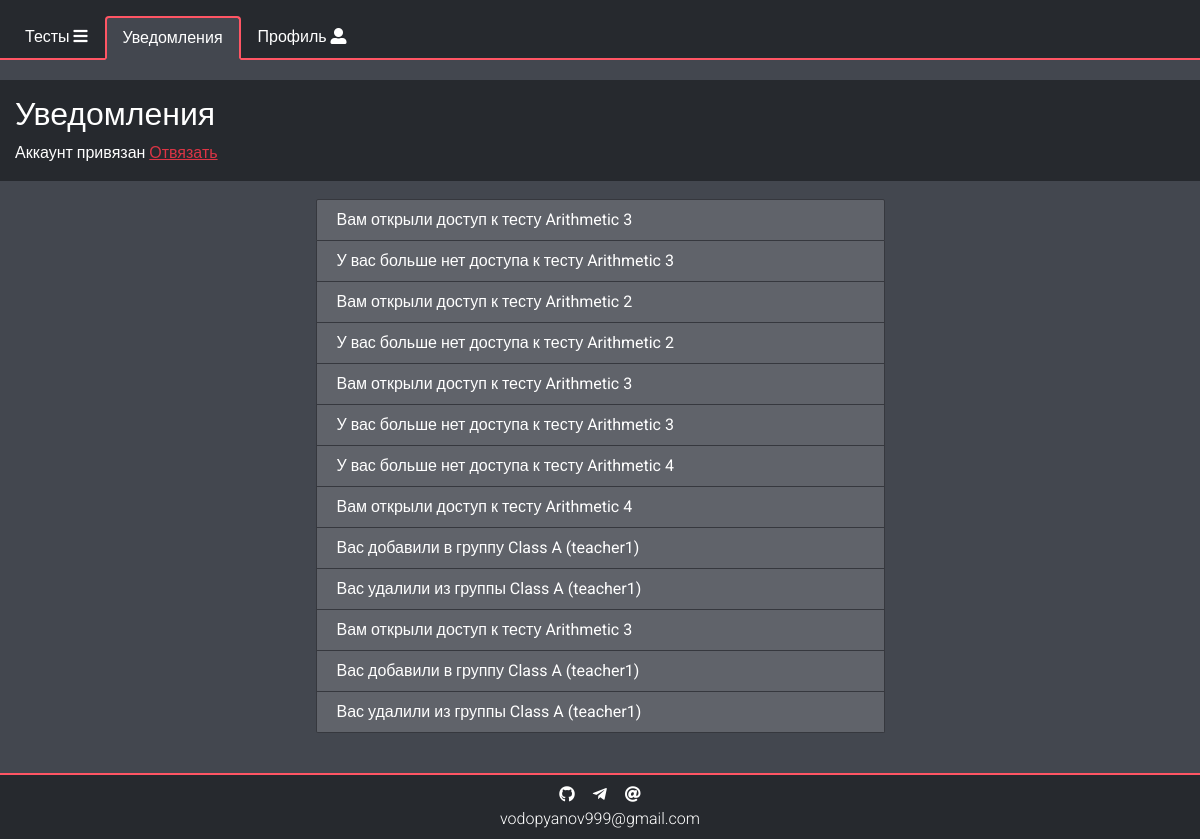
Page /notifications (signed in) on the committed database.
### data/notifications.py (models this page shows, shortened)
class Notification(SqlAlchemyBase):
    __tablename__ = 'notifications'
    id = sqlalchemy.Column(sqlalchemy.Integer,
                           primary_key=True, autoincrement=True)
    text = sqlalchemy.Column(sqlalchemy.String, nullable=True)
    link = sqlalchemy.Column(sqlalchemy.String, nullable=True)
    user_id = sqlalchemy.Column(sqlalchemy.Integer, sqlalchemy.ForeignKey('users.id'))
    date = sqlalchemy.Column(sqlalchemy.DateTime, default=datetime.datetime.now())
    user = orm.relation("User")

### main.py (the view)
@app.route('/notifications')
@login_required
def show_notifs():
    db = db_session.create_session()
    notifications = db.query(Notification).filter(Notification.user == current_user).order_by(Notification.id.desc()).all()
    return render_template("notifications.html",
                           title="Уведомления",
                           notifications=notifications,
                           other="/notifications",
                           other_title="Уведомления")

### data/db_session.py (called while the page is built)
def create_session() -> Session:
    global __factory
    return __factory()

### main.py (called while the page is built)
@login_manager.user_loader
def load_user(user_id):
    session = db_session.create_session()
    session.expire_on_commit = False
    return session.query(User).get(user_id)

### templates/notifications.html (shortened to what this page needs)
{% extends "base.html" %}
{% block content %}
<div class="row">
    <div class="header col-12 pb-0">
        <h2>{{title}}</h2>
         <div class="font-light mt-1 mb-3">
            {% if not current_user.chat_id %}
             <hr>
            <h3 class="mb-3" style="color: #ff3030;">Подключите ваш аккаунт телеграм для получения уведомлений.</h3>
            <p class="mb-2">
                Отправьте <a class="link" href="tg://resolve?domain=tests_notifications_bot">боту</a> (tests_notifications_bot)
                свой персональный код <b>{{current_user.secret_code}}</b> и <a class="link" href="/check">нажмите</a> для привязки
            </p>
            {% else %}
            <p class="font-light">Аккаунт привязан <a class="link-danger" href="/disconnect">Отвязать</a></p>
            {% endif %}
        </div>
    </div>
    {% if notifications %}
    <div class="col-12 row mx-auto">
        <div class="col-12 col-md-10 col-lg-8 col-xl-6 p-2 mx-auto">
            <ul class="list list-group pb-3">
                {% for notif in notifications %}
                <li class="list-group-item notification py-2 d-flex justify-content-between align-items-center">
                    <b>
                        {% if notif.link %}
                        <a href="{{notif.link}}">
                            {{notif.text}}
                        </a>
                        {% else %}
                        {{notif.text}}
                        {% endif %}
                    </b>
                </li>
                {% endfor %}
            </ul>
        </div>
        {% else %}
        <div class="header header-alert col-12">
            <h4>Уведомлений нет</h4>
        </div>
    </div>
    {% endif %}
</div>
{% endblock %}

### static/css/variables.css (style rules this page uses)
:root { --a: #26292e; --b: #ff5564; --c: #36383e; --d: #60636a; --e: #51535c; --f: #82848a; --g: #43474f; --background: var(--g); --font-dark: #000; --font-light: #fff; --link-font: #44a4ff; --test-border: var(--a); --test-font: #fff; --test-description-font: #d8d8d8; --test-background: var(--d); --question-border: var(--a); --question-border-chosen: var(--b); --question-background: var(--c); --question-answer-background: var(--f); --question-chosen: #659e3a; --question-font: #fff; --question-font-header: #e0e0e0; --question-answer-font: #000; --result-border: var(--f); --result-background-dark: var(--a); --result-background-light: var(--c); --result-font: #fff; --result-correct: #629c53; --result-incorrect: #7d4949; --result-font-correct: #fff; --nav-border: var(--b); --nav-border-hover: var(--a); --nav-border-width: 2px; --nav-background: var(--a); --nav-background-active: var(--g); --nav-background-hover: var(--c); --nav-font: #fff; --nav-font-active: #fff; --nav-font-hover: #fff; --list-item-border: var(--c); --list-item-font: #fff; --list-item-notification-font: #fff; --list-item-notification-font-hover: #fafafa; --list-item-dark-font-hover: #000; --list-item-background: var(--f); --list-item-background-dark: var(--e); --list-item-notification-background: var(--d); --list-item-notification-background-hover: var(--f); --list-item-background-dark-hover: var(--f); --list-item-profile-font-hover: #fff; --list-item-profile-background-hover: var(--f); --list-item-danger: #dc3545; --header-background: var(--a); --header-alert-background: #59739e; --header-font: #fff; --success: #3c7510; --btn-danger: #c11324; --delete-link: #b70000; --contacts-background: var(--a); --contacts-font: #fff; --contacts-font-hover: #aaa; --card-background: var(--c); --card-border: var(--b); --card-font: #fff; }

### static/css/list-items.css (style rules this page uses)
.list-group-item { background-color: var(--list-item-background); border-color: var(--list-item-border); margin: 0; cursor: default; }
.list-group-item a { text-decoration: none; }
.notification { background-color: var(--list-item-notification-background); }
.notification a { color: var(--list-item-notification-font)!important; text-decoration: none; }

### static/css/utilities.css (style rules this page uses)
html { overflow: auto; }
body { background-color: var(--background); overflow-y: scroll; overflow-x: hidden; font-family: "Roboto",sans-serif; font-weight: 300; }
.link-danger { color: var(--danger); text-decoration: underline; }
.font-light { color: var(--font-light)!important; }
.header { margin-top: 20px; padding: 15px; background-color: var(--header-background); margin-bottom: 10px; color: var(--header-font); }

### rows in the picture
Notification: text "Вам открыли доступ к тесту Arithmetic 3"
Notification: text "У вас больше нет доступа к тесту Arithmetic 3"
Notification: text "Вам открыли доступ к тесту Arithmetic 2"
Notification: text "У вас больше нет доступа к тесту Arithmetic 2"
Notification: text "Вам открыли доступ к тесту Arithmetic 3"
Notification: text "У вас больше нет доступа к тесту Arithmetic 3"
Notification: text "У вас больше нет доступа к тесту Arithmetic 4"
Notification: text "Вам открыли доступ к тесту Arithmetic 4"
Notification: text "Вас добавили в группу Class A (teacher1)"
Notification: text "Вас удалили из группы Class A (teacher1)"
Notification: text "Вам открыли доступ к тесту Arithmetic 3"
Notification: text "Вас добавили в группу Class A (teacher1)"
Notification: text "Вас удалили из группы Class A (teacher1)"

### other values in the picture
{{ other_title }} "Уведомления"
{{ title }} "Уведомления"
